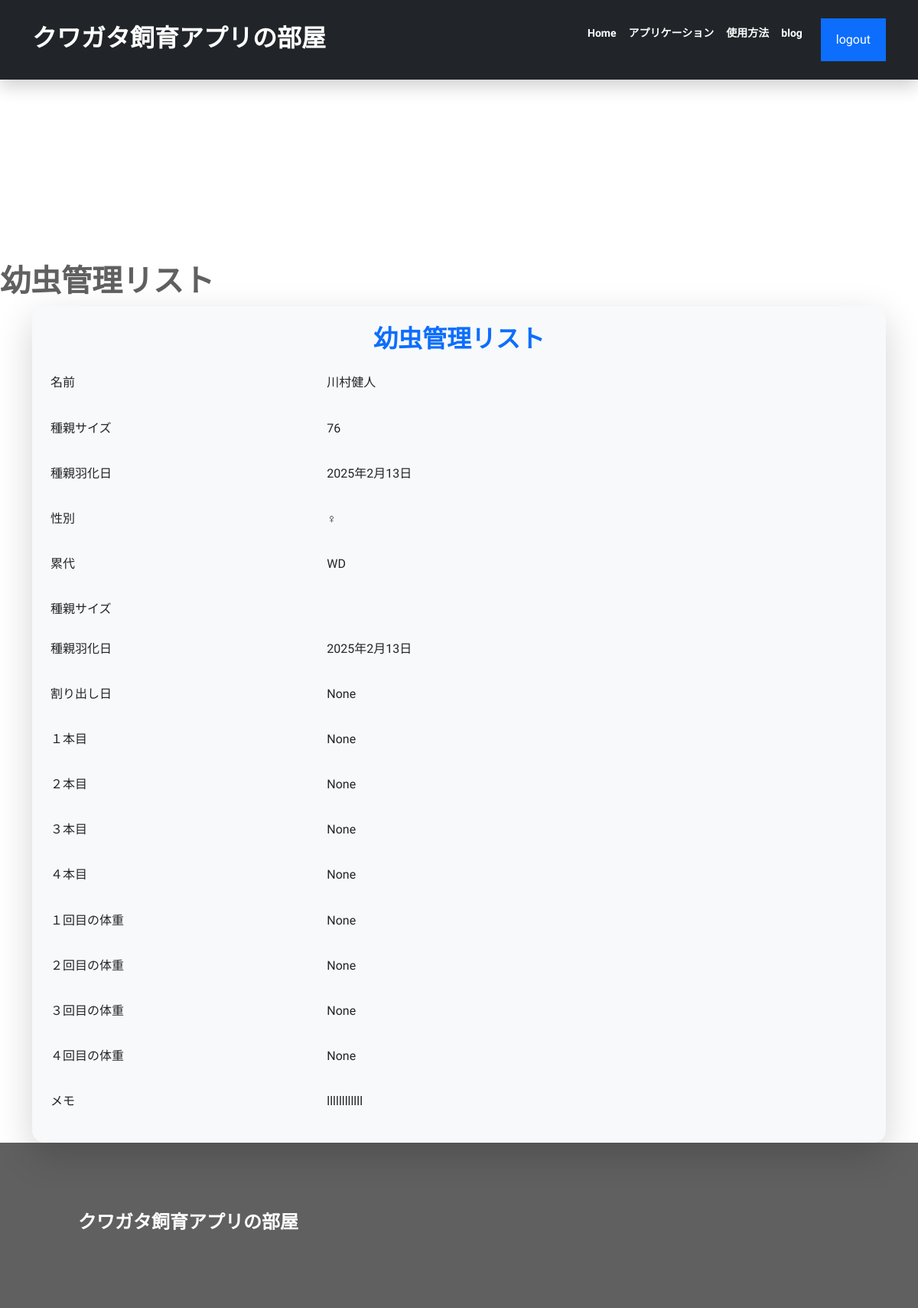
The page /child/detail/5/ (signed in) on the database its author committed.
### child/models.py (models this page shows, shortened)
class Childmodel(models.Model):
    user = models.ForeignKey(User, on_delete=models.CASCADE,related_name='child',null=True)
    number = models.IntegerField('管理番号')
    name = models.CharField('名前',max_length=100)
    gender = models.CharField(
        '性別',
        max_length=50,
        choices=GENDER,
    )
    gener=models.CharField('累代',max_length=100,null=True, blank=True)
    size_ad = models.CharField('種親サイズ',max_length=100,null=True, blank=True)
    ad_date = models.DateField('種親羽化日',null=True, blank=True)
    date = models.DateField('割り出し日',null=True, blank=True)
    date_1 = models.DateField('1本目',null=True, blank=True)
    date_2 = models.DateField('2本目',null=True, blank=True)
    date_3 = models.DateField('3本目',null=True, blank=True)
    date_4 = models.DateField('4本目',null=True, blank=True)
    date_5 = models.DateField('羽化日',null=True, blank=True)
    weight_1=models.FloatField('1回目の体重',null=True, blank=True)
    weight_2=models.FloatField('2回目の体重',null=True, blank=True)
    weight_3=models.FloatField('3回目の体重',null=True, blank=True)
    weight_4=models.FloatField('4回目の体重',null=True, blank=True)
    memo = models.TextField('メモ',null=True, blank=True)
    image = models.ImageField(upload_to='media',null=True,blank=True)

### child/views.py (the view)
# urls.py: path('detail/<int:pk>/',login_required(views.Childdetail),name='child_detail'),
def  Childdetail(request,pk):
    object = Childmodel.objects.get(pk=pk)
    return render(request,'child_detail.html',{'object':object})

### kakeibo/my_context_processor.py (called while the page is built)
def common(request):
    now = datetime.now()
    return {"now_year": now.year,
            "now_month": now.month}

### templates/child_detail.html (shortened to what this page needs)
{% extends 'base.html' %}
{% load static %}
{% block title %}幼虫管理リスト{% endblock %}
{% block content %}
<div class="container">
    <div class="card shadow-lg border-0 rounded-4 p-4 bg-light">
        <h2 class="text-center mb-4 text-primary">幼虫管理リスト</h2>
        <div class="row g-3">
            <div class="col-md-4">
                <label class="form-label">名前</label>
            </div>
            <div class="col-md-8">
                <p>{{ object.name }}</p>
            </div>
            <div class="col-md-4">
                <label class="form-label">種親サイズ</label>
            </div>
            <div class="col-md-8">
                <p>{{ object.size_ad }}</p>
            </div>
            <div class="col-md-4">
                <label class="form-label">種親羽化日</label>
            </div>
            <div class="col-md-8">
                <p>{{ object.ad_date }}</p>
            </div>
            <div class="col-md-4">
                <label class="form-label">性別</label>
            </div>
            <div class="col-md-8">
                <p>{{ object.get_gender_display }}</p>
            </div>
            <div class="col-md-4">
                <label class="form-label">累代</label>
            </div>
            <div class="col-md-8">
                <p>{{ object.gener }}</p>
            </div>
            <div class="col-md-4">
                <label class="form-label">種親サイズ</label>
            </div>
            <div class="col-md-8">
            </div>
            <div class="col-md-4">
                <label class="form-label">種親羽化日</label>
            </div>
            <div class="col-md-8">
                <p>{{ object.ad_date }}</p>
            </div>
            <div class="col-md-4">
                <label class="form-label">割り出し日</label>
            </div>
            <div class="col-md-8">
                <p>{{ object.date }}</p>
            </div>
            <div class="col-md-4">
                <label class="form-label">１本目</label>
            </div>
            <div class="col-md-8">
                <p>{{ object.date_1 }}</p>
            </div>
            <div class="col-md-4">
                <label class="form-label">２本目</label>
            </div>
            <div class="col-md-8">
                <p>{{ object.date_2 }}</p>
            </div>
            <div class="col-md-4">
                <label class="form-label">３本目</label>
            </div>
            <div class="col-md-8">
                <p>{{ object.date_3 }}</p>
            </div>
            <div class="col-md-4">
                <label class="form-label">４本目</label>
            </div>
            <div class="col-md-8">
                <p>{{ object.date_4 }}</p>
            </div>
            <div class="col-md-4">
                <label class="form-label">１回目の体重</label>
            </div>
            <div class="col-md-8">
                <p>{{ object.weight_1 }}</p>
            </div>
            <div class="col-md-4">
                <label class="form-label">２回目の体重</label>
            </div>
            <div class="col-md-8">
                <p>{{ object.weight_2 }}</p>
            </div>
            <div class="col-md-4">
                <label class="form-label">３回目の体重</label>
            </div>
            <div class="col-md-8">
                <p>{{ object.weight_3 }}</p>
            </div>
            <div class="col-md-4">
                <label class="form-label">４回目の体重</label>
            </div>
            <div class="col-md-8">
                <p>{{ object.weight_4 }}</p>
            </div>
            <div class="col-md-4">
                <label class="form-label">メモ</label>
            </div>
            <div class="col-md-8">
                <p>{{ object.memo }}</p>
            </div>
        </div>
    </div>
</div>
{% endblock %}

### static/style.css (style rules this page uses)
:root { --primary: #0d6efd; --dark: #606061; --body: #888; --box-shadow: 0 8px 22px rgba(0, 0, 0, 0.2); }
body { font-family: Sora, "sans-serif"; line-height: 1.7; color: var(--body); }
h1, h2, h4, h3, h5, h6, .display-4 { color: var(--dark); font-weight: 700; }

### rows shown on the page
Childmodel: name "川村健人", size_ad "76", ad_date "2025年2月13日", gender "♀", gener "WD", date "None", date_1 "None", date_2 "None", date_3 "None", date_4 "None", weight_1 "None", weight_2 "None", weight_3 "None", weight_4 "None", memo "llllllllllll"
